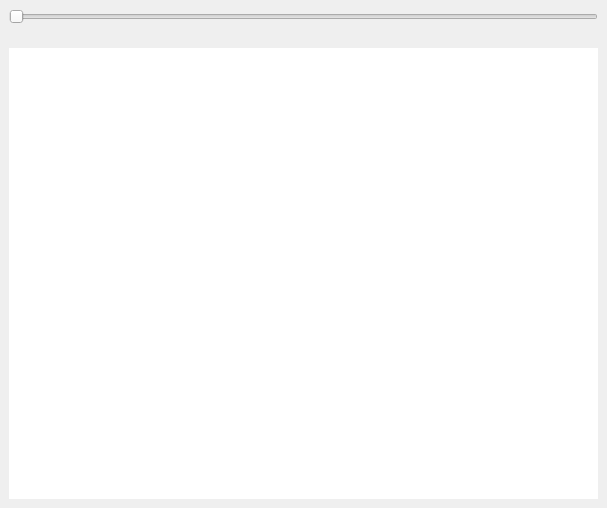
<?xml version="1.0" encoding="UTF-8"?>
<ui version="4.0">
 <class>Form</class>
 <widget class="QWidget" name="Form">
  <property name="geometry">
   <rect>
    <x>0</x>
    <y>0</y>
    <width>607</width>
    <height>508</height>
   </rect>
  </property>
  <property name="windowTitle">
   <string>Form</string>
  </property>
  <layout class="QVBoxLayout" name="verticalLayout_2">
   <property name="leftMargin">
    <number>0</number>
   </property>
   <property name="topMargin">
    <number>0</number>
   </property>
   <property name="rightMargin">
    <number>0</number>
   </property>
   <property name="bottomMargin">
    <number>0</number>
   </property>
   <item>
    <widget class="SimpleCardWidget" name="size_frame">
     <layout class="QHBoxLayout" name="horizontalLayout_2">
      <item>
       <widget class="Slider" name="size_slider">
        <property name="focusPolicy">
         <enum>Qt::NoFocus</enum>
        </property>
        <property name="minimum">
         <number>9</number>
        </property>
        <property name="maximum">
         <number>25</number>
        </property>
        <property name="orientation">
         <enum>Qt::Horizontal</enum>
        </property>
       </widget>
      </item>
     </layout>
    </widget>
   </item>
   <item>
    <widget class="SimpleCardWidget" name="frame">
     <layout class="QVBoxLayout" name="verticalLayout_3">
      <item>
       <widget class="QTextBrowser" name="text_browser">
        <property name="focusPolicy">
         <enum>Qt::NoFocus</enum>
        </property>
        <property name="frameShape">
         <enum>QFrame::NoFrame</enum>
        </property>
        <property name="textInteractionFlags">
         <set>Qt::NoTextInteraction</set>
        </property>
        <property name="openLinks">
         <bool>false</bool>
        </property>
       </widget>
      </item>
     </layout>
    </widget>
   </item>
  </layout>
 </widget>
 <customwidgets>
  <customwidget>
   <class>Slider</class>
   <extends>QSlider</extends>
   <header>qfluentwidgets</header>
  </customwidget>
  <customwidget>
   <class>CardWidget</class>
   <extends>QFrame</extends>
   <header>qfluentwidgets</header>
   <container>1</container>
  </customwidget>
  <customwidget>
   <class>SimpleCardWidget</class>
   <extends>CardWidget</extends>
   <header>qfluentwidgets</header>
   <container>1</container>
  </customwidget>
 </customwidgets>
 <resources/>
 <connections/>
</ui>
